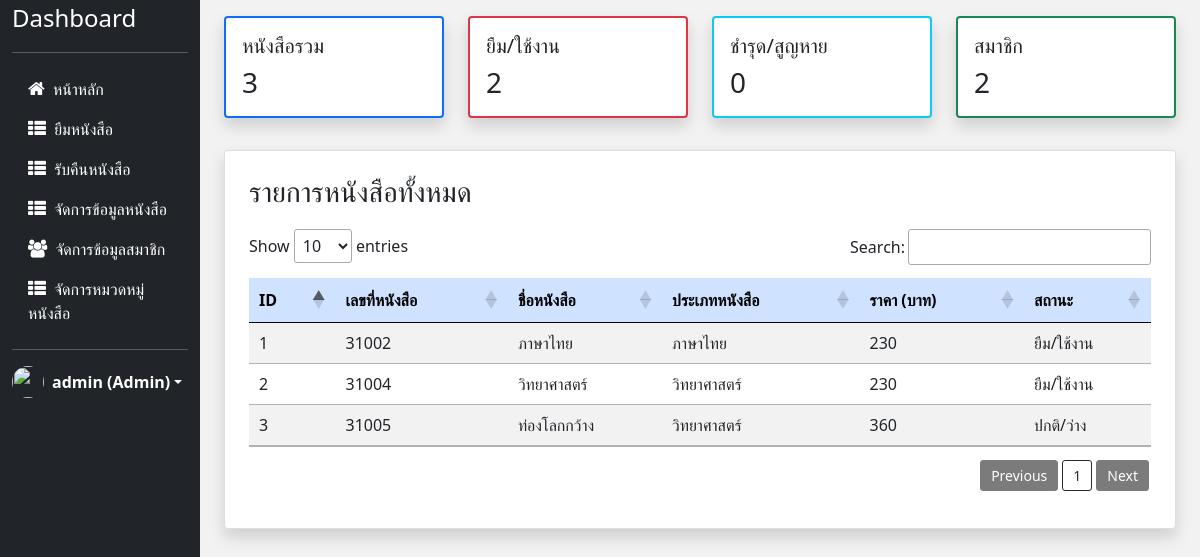
Page /dashboards/dashboard.php (signed in) on the committed database.
### tables this page shows
CREATE TABLE `book` (
  `b_id` int(11) NOT NULL,
  `b_name` varchar(50) NOT NULL,
  `c_id` int(11) NOT NULL,
  `status` varchar(11) NOT NULL DEFAULT 'ปกติ/ว่าง',
  `price` int(11) NOT NULL,
  `book_id` varchar(20) NOT NULL
);

CREATE TABLE `category` (
  `c_id` int(11) NOT NULL,
  `c_name` varchar(50) NOT NULL,
  `c_number` varchar(10) NOT NULL
);

### dashboards/dashboard.php (the view, shortened to what this page needs)
<?php
include("../config/connect.php");
?>
<!doctype html>
<html lang="en">
<head>
    <?php
    include("../layout/header.php");
    ?>
</head>
<body>
    <div class="container-fluid" style="background-color: #f2f2f2;">
        <div class="row">
            <?php
            include("../layout/sidebar.php");
            $rst_num = mysqli_query($conn, "SELECT * FROM book");
            $rst_num1 = mysqli_query($conn, "SELECT * FROM book WHERE status='ยืม/ใช้งาน'");
            $rst_num2 = mysqli_query($conn, "SELECT * FROM book WHERE status='ชำรุด' OR status='สูญหาย'");
            $rst_num3 = mysqli_query($conn, "SELECT * FROM member");
            $result = mysqli_query($conn, "
            SELECT book.b_id, book.book_id, book.b_name, category.c_id, category.c_name, book.price, book.status
            FROM book LEFT JOIN category ON book.c_id = category.c_id
            ORDER BY book.book_id;
            ");
            ?>
            <div class="col-md-10 px-4">
                <div class="row justify-content-center">
                    <div class="col-md-3 py-3">
                        <div class="card border-primary border-2 shadow mb-3">
                            <div class="card-body">
                                <div class="row">
                                    <h5 class="card-title">หนังสือรวม</h5>
                                    <p class="card-text h3 fw-nomel"><?php echo mysqli_num_rows($rst_num); ?></p>
                                </div>
                            </div>
                        </div>
                    </div>
                    <div class="col-md-3 py-3">
                        <div class="card border-danger border-2 shadow mb-3">
                            <div class="card-body">
                                <h5 class="card-title">ยืม/ใช้งาน</h5>
                                <p class="card-text h3 fw-nomel"><?php echo mysqli_num_rows($rst_num1); ?></p>
                            </div>
                        </div>
                    </div>
                    <div class="col-md-3 py-3">
                        <div class="card border-info border-2 shadow mb-3">
                            <div class="card-body">
                                <h5 class="card-title">ชำรุด/สูญหาย</h5>
                                <p class="card-text h3 fw-nomel"><?php echo mysqli_num_rows($rst_num2); ?></p>
                            </div>
                        </div>
                    </div>
                    <div class="col-md-3 py-3">
                        <div class="card border-success border-2 shadow mb-3">
                            <div class="card-body">
                                <h5 class="card-title">สมาชิก</h5>
                                <p class="card-text h3 fw-nomel"><?php echo mysqli_num_rows($rst_num3); ?></p>
                            </div>
                        </div>
                    </div>
                </div>
                <div class="card shadow p-2">
                    <div class="card-body">
                        <h3 class="float-start me-2">รายการหนังสือทั้งหมด</h3>
                        <table class="table table-striped text-nowrap" id="myTable">
                            <thead class="table-primary">
                                <tr>
                                    <th scope="col">ID</th>
                                    <th scope="col">เลขที่หนังสือ</th>
                                    <th scope="col">ชื่อหนังสือ</th>
                                    <th scope="col">ประเภทหนังสือ</th>
                                    <th scope="col">ราคา (บาท)</th>
                                    <th scope="col">สถานะ</th>
                                </tr>
                            </thead>
                            <tbody>
                                <?php
                                if (mysqli_num_rows($result) > 0) {
                                    $i = 1;
                                    while ($row = mysqli_fetch_array($result)) {
                                ?>
                                        <tr>
                                            <td><?php echo $i++ ?></td>
                                            <td><?php echo $row["book_id"] ?></td>
                                            <td><?php echo $row["b_name"] ?></td>
                                            <td><?php echo $row["c_name"] ?></td>
                                            <td><?php echo $row["price"] ?></td>
                                            <td><?php echo $row["status"] ?></td>
                                        </tr>
                                <?php }
                                } ?>
                            </tbody>
                        </table>
                    </div>
                </div>
            </div>
        </div>
    </div>
</body>
</html>

### layout/header.php (shortened to what this page needs)
<link rel="stylesheet" href="https://cdn.jsdelivr.net/npm/bootstrap@5.0.2/dist/css/bootstrap.min.css">
<link rel="stylesheet" href="https://cdnjs.cloudflare.com/ajax/libs/font-awesome/4.7.0/css/font-awesome.min.css">
<link rel="stylesheet" href="https://cdn.datatables.net/1.11.4/css/jquery.dataTables.min.css">
<link rel="stylesheet" href="../assets/css/style.css">

### layout/sidebar.php (shortened to what this page needs)
<div class="col-md-2 text-white bg-dark" style="height: 100vh;">
    <a href="../dashboards/dashboard.php" class="d-flex align-items-center mb-3 mb-md-0 me-md-auto text-white text-decoration-none">
        <span class="fs-4">Dashboard</span>
    </a>
    <hr>
    <ul class="nav nav-pills flex-column mb-auto">
        <li class="nav-item">
            <a href="../dashboards/dashboard.php" class="nav-link text-white" aria-current="page">
                <i class="fa fa-home me-1" style="font-size:18px"></i>
                หน้าหลัก
            </a>
        </li>
        <li>
            <a href="../borrow/borrowsList.php" class="nav-link text-white">
                <i class="fa fa-th-list me-1" style="font-size:18px"></i>
                ยืมหนังสือ
            </a>
        </li>
        <li>
            <a href="../returns/returnsList.php" class="nav-link text-white">
                <i class="fa fa-th-list me-1" style="font-size:18px"></i>
                รับคืนหนังสือ
            </a>
        </li>
        <li>
            <a href="../books/booksList.php" class="nav-link text-white">
                <i class="fa fa-th-list me-1" style="font-size:18px"></i>
                จัดการข้อมูลหนังสือ
            </a>
        </li>
        <li>
            <a href="../members/memberList.php" class="nav-link text-white">
                <i class="fa fa-users me-1" style="font-size:18px"></i>
                จัดการข้อมูลสมาชิก
            </a>
        </li>
        <li>
            <a href="../categorys/categorysList.php" class="nav-link text-white">
                <i class="fa fa-th-list me-1" style="font-size:18px"></i>
                จัดการหมวดหมู่หนังสือ
            </a>
        </li>
    </ul>
    <hr>
    <div class="dropdown">
        <a href="#" class="d-flex align-items-center text-white text-decoration-none dropdown-toggle" id="dropdownUser1" data-bs-toggle="dropdown" aria-expanded="false">
            <img src="https://github.com/mdo.png" alt="" width="32" height="32" class="rounded-circle me-2">
            <strong><?php echo $_SESSION["name"]; ?> <?php echo '(' . $_SESSION["status"] . ')' ?></strong>
        </a>
    </div>
</div>

### rows in the picture
book: book "31002", b_name "ภาษาไทย", c.c_name "ภาษาไทย", price "230", status "ยืม/ใช้งาน"
book: book "31004", b_name "วิทยาศาสตร์", c.c_name "วิทยาศาสตร์", price "230", status "ยืม/ใช้งาน"
book: book "31005", b_name "ท่องโลกกว้าง", c.c_name "วิทยาศาสตร์", price "360", status "ปกติ/ว่าง"

### other values in the picture
$_SESSION["name"] "admin"
$_SESSION["status"] "Admin"
mysqli_num_rows($rst_num) "3"
mysqli_num_rows($rst_num1) "2"
mysqli_num_rows($rst_num2) "0"
mysqli_num_rows($rst_num3) "2"
